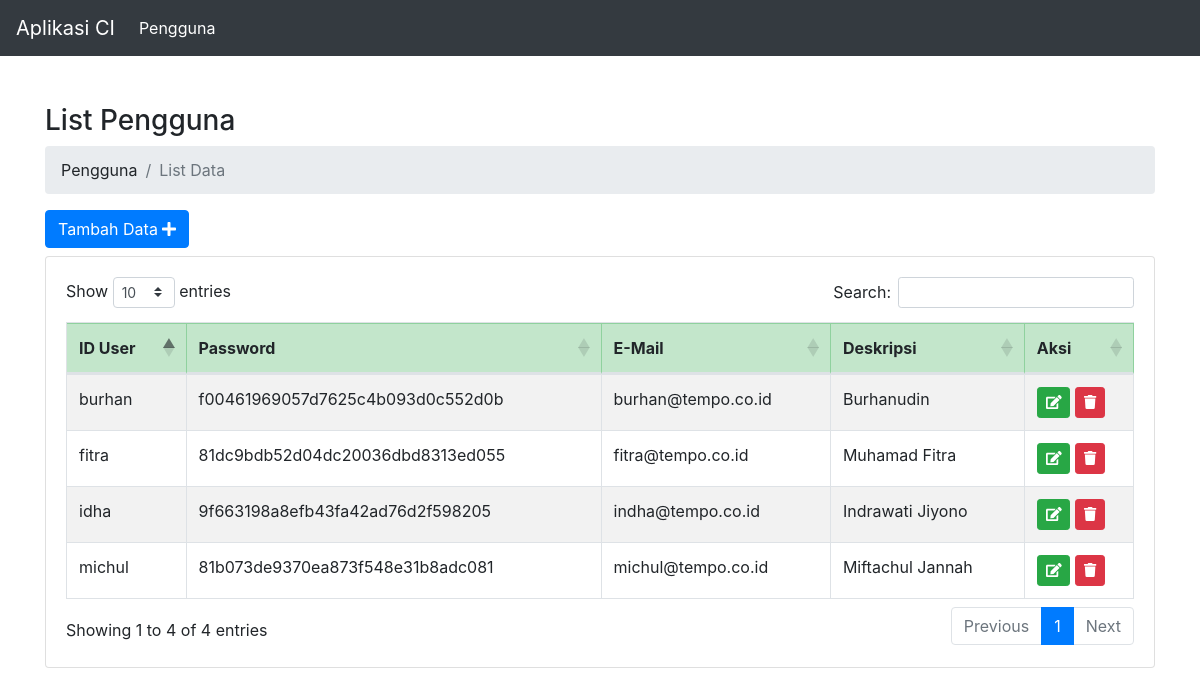
The page / on the database its author committed.
### tables this page shows
CREATE TABLE `pengguna` (
  `login` char(30) NOT NULL,
  `pswd` char(100) NOT NULL,
  `email` char(50) NOT NULL,
  `deskripsi` char(150) NOT NULL
);

### application/controllers/Pengguna.php (called while the page is built, shortened)
<?php
class Pengguna extends CI_Controller
{
    public function __construct()
    {
        $this->load->model("Pengguna_model");
    }
    public function index()
    {
        $data["title"] = "List Pengguna";
        $data["data_pengguna"] = $this->Pengguna_model->getAll();
        $this->load->view('templates/header', $data);
        $this->load->view('templates/menu');
        $this->load->view('pengguna/index', $data);
        $this->load->view('templates/footer');
    }
}

### index.php (called while the page is built, shortened)
<?php
require_once BASEPATH.'core/CodeIgniter.php';

### application/models/Pengguna_model.php (called while the page is built, shortened)
<?php
class Pengguna_model extends CI_Model
{
    private $table = 'pengguna';
    public function getAll()
    {
        $this->db->from($this->table);
        $this->db->order_by("login", "desc");
        $query = $this->db->get();
        return $query->result();
    }
}

### application/views/pengguna/index.php (the view, shortened to what this page needs)
<div class="container pt-5">
    <h3><?= $title ?></h3>
    <nav aria-label="breadcrumb">
        <ol class="breadcrumb ">
            <li class="breadcrumb-item"><a>Pengguna</a></li>
            <li class="breadcrumb-item active" aria-current="page">List Data</li>
        </ol>
    </nav>
    <div class="row">
        <div class="col-md-12">
            <a class="btn btn-primary mb-2" href="<?= base_url('pengguna/add'); ?>">Tambah Data <i class="fa fa-plus"></i></a>
            <div class="card">
                <div class="card-body">
                    <div class="table-responsive">
                        <table class="table table-striped table-bordered table-hover" id="tablePengguna">
                            <thead>
                                <tr class="table-success">
                                    <th>ID User</th>
                                    <th>Password</th>
                                    <th>E-Mail</th>
                                    <th>Deskripsi</th>
                                    <th>Aksi</th>
                                </tr>
                            </thead>
                            <tbody>
                                <?php foreach ($data_pengguna as $row) : ?>
                                    <tr>
                                        <td><?= $row->login ?></td>
                                        <td><?= $row->pswd ?></td>
                                        <td><?= $row->email ?></td>
                                        <td><?= $row->deskripsi ?></td>
                                        <td>
                                            <a href="<?= site_url('pengguna/edit/' . $row->login) ?>" class="btn btn-success btn-sm"><i class="fa fa-edit"></i> </a>
                                            <a href="javascript:void(0);" data="<?= $row->login ?>" class="btn btn-danger btn-sm item-delete"><i class="fa fa-trash"></i> </a>
                                        </td>
                                    </tr>
                                <?php endforeach; ?>
                            </tbody>
                        </table>
                    </div>
                </div>
            </div>
        </div>
    </div>
</div>

### application/views/templates/header.php (shortened to what this page needs)
<!DOCTYPE html>
<html lang="en">
<head>
    <link rel="stylesheet" href="https://maxcdn.bootstrapcdn.com/bootstrap/4.5.2/css/bootstrap.min.css">
    <link rel="stylesheet" href="https://cdnjs.cloudflare.com/ajax/libs/font-awesome/5.15.3/css/all.min.css" />
    <link rel="stylesheet" href="https://cdn.datatables.net/1.10.24/css/dataTables.bootstrap4.min.css">
</head>
<body>

### application/views/templates/menu.php (shortened to what this page needs)
<nav class="navbar navbar-expand-md bg-dark navbar-dark">
    <a class="navbar-brand" href="#">Aplikasi CI</a>
    <div class="collapse navbar-collapse" id="collapsibleNavbar">
        <ul class="navbar-nav">
            <li class="nav-item active">
                <a class="nav-link" href="<?= base_url('pengguna'); ?>">Pengguna</a>
            </li>
        </ul>
    </div>
</nav>

### application/views/templates/footer.php (shortened to what this page needs)
</body>
</html>

### rows shown on the page
pengguna: login "michul", pswd "81b073de9370ea873f548e31b8adc081", email "michul@tempo.co.id", deskripsi "Miftachul Jannah"
pengguna: login "idha", pswd "9f663198a8efb43fa42ad76d2f598205", email "indha@tempo.co.id", deskripsi "Indrawati Jiyono"
pengguna: login "fitra", pswd "81dc9bdb52d04dc20036dbd8313ed055", email "fitra@tempo.co.id", deskripsi "Muhamad Fitra"
pengguna: login "burhan", pswd "f00461969057d7625c4b093d0c552d0b", email "burhan@tempo.co.id", deskripsi "Burhanudin"

### other values the page prints
$title "List Pengguna"
